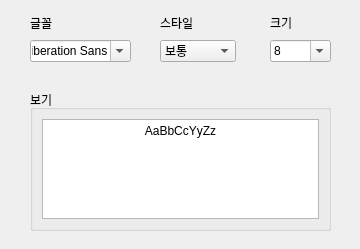
<?xml version="1.0" encoding="UTF-8"?>
<ui version="4.0">
 <class>dialog</class>
 <widget class="QDialog" name="dialog">
  <property name="geometry">
   <rect>
    <x>0</x>
    <y>0</y>
    <width>360</width>
    <height>249</height>
   </rect>
  </property>
  <property name="windowTitle">
   <string>글꼴</string>
  </property>
  <widget class="QFontComboBox" name="fontComboBox">
   <property name="geometry">
    <rect>
     <x>30</x>
     <y>40</y>
     <width>101</width>
     <height>22</height>
    </rect>
   </property>
  </widget>
  <widget class="QLabel" name="label_Find">
   <property name="geometry">
    <rect>
     <x>30</x>
     <y>10</y>
     <width>50</width>
     <height>25</height>
    </rect>
   </property>
   <property name="text">
    <string>글꼴</string>
   </property>
  </widget>
  <widget class="QComboBox" name="comboBox_Style">
   <property name="enabled">
    <bool>true</bool>
   </property>
   <property name="geometry">
    <rect>
     <x>160</x>
     <y>40</y>
     <width>76</width>
     <height>22</height>
    </rect>
   </property>
   <property name="editable">
    <bool>false</bool>
   </property>
   <item>
    <property name="text">
     <string>보통</string>
    </property>
   </item>
   <item>
    <property name="text">
     <string>굵게</string>
    </property>
   </item>
   <item>
    <property name="text">
     <string>기울임꼴</string>
    </property>
   </item>
   <item>
    <property name="text">
     <string>굵은 기울임꼴</string>
    </property>
   </item>
  </widget>
  <widget class="QLabel" name="label_Find_2">
   <property name="geometry">
    <rect>
     <x>160</x>
     <y>10</y>
     <width>50</width>
     <height>25</height>
    </rect>
   </property>
   <property name="text">
    <string>스타일</string>
   </property>
  </widget>
  <widget class="QLabel" name="label_Find_3">
   <property name="geometry">
    <rect>
     <x>270</x>
     <y>10</y>
     <width>50</width>
     <height>25</height>
    </rect>
   </property>
   <property name="text">
    <string>크기</string>
   </property>
  </widget>
  <widget class="QComboBox" name="comboBox_Size">
   <property name="geometry">
    <rect>
     <x>270</x>
     <y>40</y>
     <width>61</width>
     <height>22</height>
    </rect>
   </property>
   <property name="editable">
    <bool>true</bool>
   </property>
   <item>
    <property name="text">
     <string>8</string>
    </property>
   </item>
   <item>
    <property name="text">
     <string>9</string>
    </property>
   </item>
   <item>
    <property name="text">
     <string>10</string>
    </property>
   </item>
   <item>
    <property name="text">
     <string>11</string>
    </property>
   </item>
   <item>
    <property name="text">
     <string>12</string>
    </property>
   </item>
   <item>
    <property name="text">
     <string>14</string>
    </property>
   </item>
   <item>
    <property name="text">
     <string>16</string>
    </property>
   </item>
   <item>
    <property name="text">
     <string>18</string>
    </property>
   </item>
   <item>
    <property name="text">
     <string>20</string>
    </property>
   </item>
   <item>
    <property name="text">
     <string>22</string>
    </property>
   </item>
   <item>
    <property name="text">
     <string>24</string>
    </property>
   </item>
   <item>
    <property name="text">
     <string>26</string>
    </property>
   </item>
   <item>
    <property name="text">
     <string>28</string>
    </property>
   </item>
   <item>
    <property name="text">
     <string>36</string>
    </property>
   </item>
   <item>
    <property name="text">
     <string>48</string>
    </property>
   </item>
   <item>
    <property name="text">
     <string>72</string>
    </property>
   </item>
  </widget>
  <widget class="QGroupBox" name="groupBox">
   <property name="geometry">
    <rect>
     <x>30</x>
     <y>90</y>
     <width>301</width>
     <height>141</height>
    </rect>
   </property>
   <property name="title">
    <string>보기</string>
   </property>
   <layout class="QGridLayout" name="gridLayout">
    <item row="0" column="0">
     <widget class="QTextEdit" name="textEdit_box">
      <property name="html">
       <string>&lt;!DOCTYPE HTML PUBLIC &quot;-//W3C//DTD HTML 4.0//EN&quot; &quot;http://www.w3.org/TR/REC-html40/strict.dtd&quot;&gt;
&lt;html&gt;&lt;head&gt;&lt;meta name=&quot;qrichtext&quot; content=&quot;1&quot; /&gt;&lt;style type=&quot;text/css&quot;&gt;
p, li { white-space: pre-wrap; }
&lt;/style&gt;&lt;/head&gt;&lt;body style=&quot; font-family:'Gulim'; font-size:9pt; font-weight:400; font-style:normal;&quot;&gt;
&lt;p align=&quot;center&quot; style=&quot; margin-top:0px; margin-bottom:0px; margin-left:0px; margin-right:0px; -qt-block-indent:0; text-indent:0px;&quot;&gt;AaBbCcYyZz&lt;/p&gt;&lt;/body&gt;&lt;/html&gt;</string>
      </property>
     </widget>
    </item>
   </layout>
  </widget>
 </widget>
 <resources/>
 <connections/>
</ui>
